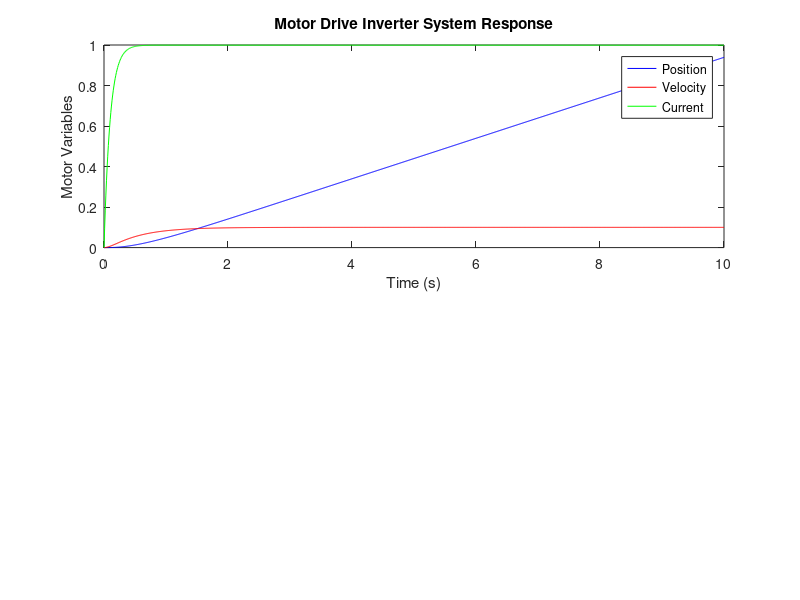

This chart was generated by the following MATLAB code:
R = 1; % Resistance (ohms)
L = 0.1; % Inductance (henries)
K = 0.01; % Motor constant
J = 0.05; % Moment of inertia (kg.m^2)
b = 0.1; % Damping coefficient
Ke = 0.01; % Back EMF constant
T_load = 0.1; % Load torque (N.m)
s = tf('s');
P_motor = K/((J*s+b)*(L*s+R)+K^2)
A = [0 1 0; 0 -b/J K/J; 0 -Ke/L -R/L];
B = [0; 0; 1/L];
C = eye(3);
D = zeros(3,1);
motor_ss=ss(A,B,C,D)
 sys = ss(A,B,C,D);
t = 0:0.01:10; % Time vector
u = ones(size(t)); 
[y,t,x] = lsim(sys, u, t);
subplot(2,1,1);
plot(t, y(:,1), 'b', t, y(:,2), 'r', t, y(:,3), 'g');
xlabel('Time (s)');
ylabel('Motor Variables');
legend({'Position', 'Velocity', 'Current'});
title('Motor Drive Inverter System Response');
